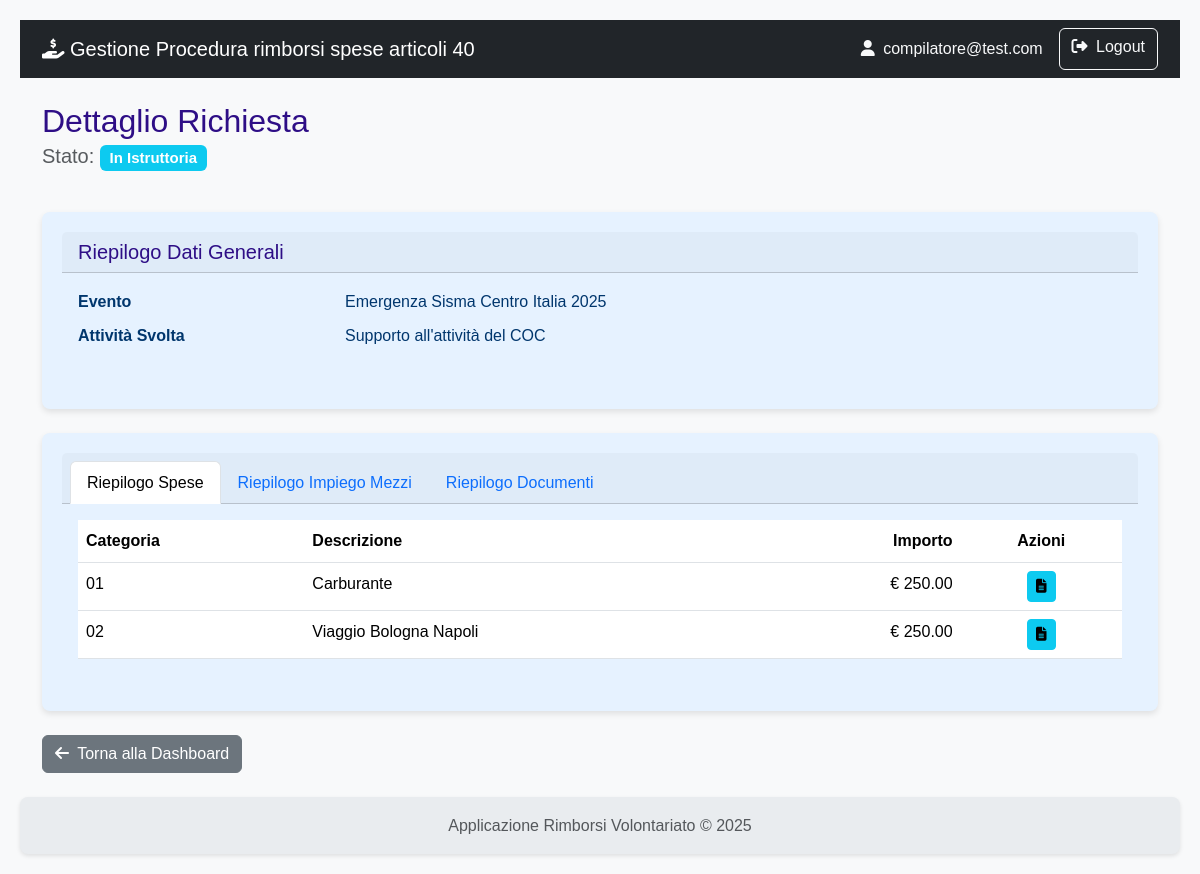
/richiesta/dettaglio/1 (signed in), run on an earlier commit of the app's database.
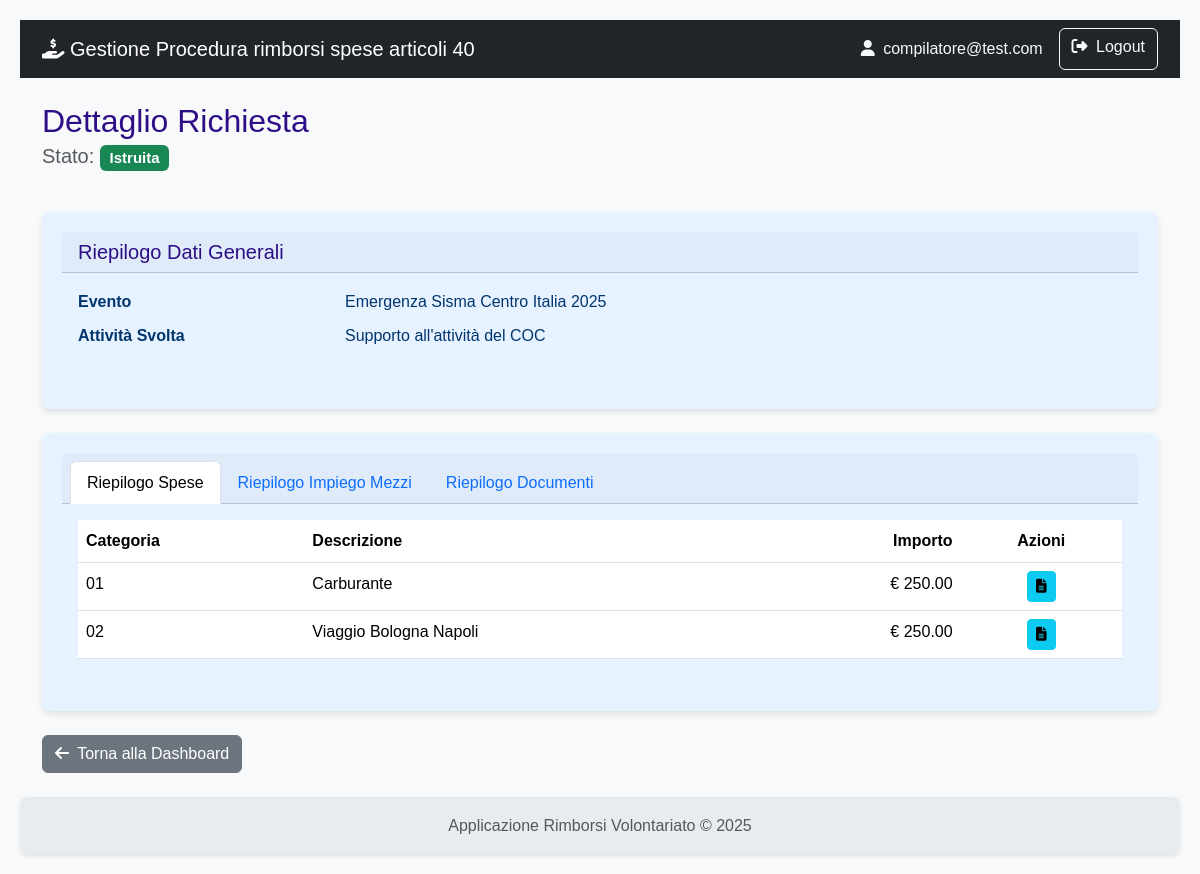
And on a later commit of the database.
### rimborsi/models.py (models this page shows)
class User(db.Model, UserMixin):
    id = db.Column(db.Integer, primary_key=True)
    username = db.Column(db.String(80), nullable=False)
    email = db.Column(db.String(120), nullable=False)
    password_hash = db.Column(db.String(120), nullable=False)
    role = db.Column(db.String(20), nullable=False)
    organizzazioni = db.relationship('Organizzazione', secondary=associazione_utente_organizzazione, back_populates='utenti_compilatori')
    __table_args__ = (
        db.UniqueConstraint('username', name='uq_user_username'),
        db.UniqueConstraint('email', name='uq_user_email'),
    )

class Evento(db.Model):
    id = db.Column(db.Integer, primary_key=True)
    protocollo_attivazione = db.Column(db.String(50), unique=True)
    nome = db.Column(db.String(100), nullable=False)
    descrizione = db.Column(db.Text)
    tipologia = db.Column(db.String(1), nullable=False)
    data_inizio = db.Column(db.Date)
    data_fine = db.Column(db.Date)
    richieste = db.relationship('Richiesta', backref='evento', lazy=True)
    __table_args__ = (db.UniqueConstraint('protocollo_attivazione', name='uq_evento_protocollo_attivazione'),)

class Richiesta(db.Model):
    id = db.Column(db.Integer, primary_key=True)
    stato = db.Column(db.String(1), default='A', nullable=False)
    esito = db.Column(db.String(1))
    attivita_svolta = db.Column(db.Text)
    data_inizio_attivita = db.Column(db.Date)
    data_fine_attivita = db.Column(db.Date)
    numero_volontari_coinvolti = db.Column(db.Integer)
    data_creazione = db.Column(db.DateTime, default=datetime.utcnow)
    data_invio = db.Column(db.DateTime)
    protocollo_invio = db.Column(db.String(50), nullable=True)
    note_istruttoria = db.Column(db.Text, nullable=True)
    data_fine_istruttoria = db.Column(db.DateTime)
    protocollo_istruttoria = db.Column(db.String(50), nullable=True)
    evento_id = db.Column(db.Integer, db.ForeignKey('evento.id'), nullable=False)
    organizzazione_id = db.Column(db.Integer, db.ForeignKey('organizzazione.id'), nullable=False)
    impieghi = db.relationship('ImpiegoMezzoAttrezzatura', backref='richiesta', lazy=True, cascade="all, delete-orphan")
    spese = db.relationship('Spesa', backref='richiesta', lazy=True, cascade="all, delete-orphan")
    __table_args__ = (
        db.UniqueConstraint('protocollo_invio', name='uq_richiesta_protocollo_invio'),
        db.UniqueConstraint('protocollo_istruttoria', name='uq_richiesta_protocollo_istruttoria'),
    )

class Spesa(db.Model):
    id = db.Column(db.Integer, primary_key=True)
    data_spesa = db.Column(db.Date, nullable=False)
    categoria = db.Column(db.String(1), nullable=False)
    descrizione_spesa = db.Column(db.String(250))
    importo_richiesto = db.Column(db.Float, nullable=False)
    importo_approvato = db.Column(db.Float)
    note_istruttoria = db.Column(db.Text)
    richiesta_id = db.Column(db.Integer, db.ForeignKey('richiesta.id'), nullable=False)
    documenti = db.relationship('DocumentoSpesa', backref='spesa', lazy=True, cascade="all, delete-orphan")
    impiego_id = db.Column(db.Integer, db.ForeignKey('impiego_mezzo_attrezzatura.id'), nullable=True)

### rimborsi/richiesta/routes.py (the view)
@richiesta_bp.route('/dettaglio/<int:richiesta_id>')
@login_required
def dettaglio_richiesta(richiesta_id):
    richiesta = Richiesta.query.get_or_404(richiesta_id)
    return render_template('richiesta/dettaglio_richiesta.html', richiesta=richiesta)

### rimborsi/models.py (called while the page is built)
    def get_tipo_documento_display(self):
        tipo = {
            'A': 'Scontrino',
            'B': 'Fattura',
            'C': 'Autorizzazione',
            'D': 'Attestazione Danno'
        }
        return tipo.get(self.tipo_documento, self.tipo_documento)

    @property
    def km_totali(self):
        if self.km_partenza is not None and self.km_arrivo is not None:
            return self.km_arrivo - self.km_partenza
        return 0

### rimborsi/templates/richiesta/dettaglio_richiesta.html (shortened to what this page needs)
{% extends 'base.html' %}
{% block content %}
    <div class="d-flex justify-content-between align-items-center mb-4">
        <div>
            <h2 class="mb-0">Dettaglio Richiesta</h2>
            <p class="lead text-muted">
                Stato:
                {% if richiesta.stato == 'A' %}
                    <span class="badge bg-warning text-dark">In Bozza</span>
                {% elif richiesta.stato == 'B' %}
                    <span class="badge bg-info">In Istruttoria</span>
                {% elif richiesta.stato == 'C' %}
                    <span class="badge bg-success">Istruita</span>
                {% endif %}
            </p>
        </div>
    </div>
    <div class="card shadow-sm mb-4">
        <div class="card-header"><h5 class="mb-0">Riepilogo Dati Generali</h5></div>
        <div class="card-body">
            <dl class="row">
                <dt class="col-sm-3">Evento</dt>
                <dd class="col-sm-9">{{ richiesta.evento.nome }}</dd>
                <dt class="col-sm-3">Attività Svolta</dt>
                <dd class="col-sm-9">{{ richiesta.attivita_svolta }}</dd>
            </dl>
        </div>
    </div>
    <div class="card shadow-sm">
        <div class="card-header">
            <ul class="nav nav-tabs card-header-tabs">
                <li class="nav-item">
                    <a class="nav-link active" data-bs-toggle="tab" href="#tab-spese">Riepilogo Spese</a>
                </li>
                <li class="nav-item">
                    <a class="nav-link" data-bs-toggle="tab" href="#tab-impieghi">Riepilogo Impiego Mezzi</a>
                </li>
                <li class="nav-item">
                    <a class="nav-link" data-bs-toggle="tab" href="#tab-documenti">Riepilogo Documenti</a>
                </li>
            </ul>
        </div>
        <div class="card-body">
            <div class="tab-content">
                <div class="tab-pane fade show active" id="tab-spese">
                    <table class="table table-hover">
                        <thead>
                            <tr>
                                <th>Categoria</th>
                                <th>Descrizione</th>
                                <th class="text-end">Importo</th>
                                <th class="text-center">Azioni</th>
                            </tr>
                        </thead>
                        <tbody>
                            {% for spesa in richiesta.spese %}
                            <tr>
                                <td>{{ spesa.categoria }}</td>
                                <td>{{ spesa.descrizione_spesa }}</td>
                                <td class="text-end">&euro; {{ "%.2f"|format(spesa.importo_richiesto) }}</td>
                                <td class="text-center">
                                    <a href="{{ url_for('richiesta.lista_documenti', spesa_id=spesa.id) }}" class="btn btn-info btn-sm">
                                        <i class="fas fa-file-alt"></i>
                                    </a>
                                </td>
                            </tr>
                            {% else %}
                            <tr><td colspan="4" class="text-center text-muted">Nessuna spesa inserita.</td></tr>
                            {% endfor %}
                        </tbody>
                    </table>
                </div>
            </div>
        </div>
    </div>
    <div class="mt-4">
        <a href="{{ url_for('main.dashboard') }}" class="btn btn-secondary">
            <i class="fas fa-arrow-left me-1"></i> Torna alla Dashboard
        </a>
    </div>
{% endblock %}

### rimborsi/templates/base.html (shortened to what this page needs)
<!doctype html>
<html lang="it" class="h-100">
<head>
    <link href="https://cdn.jsdelivr.net/npm/bootstrap@5.3.3/dist/css/bootstrap.min.css" rel="stylesheet" xintegrity="sha384-QWTKZyjpPEjISv5WaRU9OFeRpok6YctnYmDr5pNlyT2bRjXh0JMhjY6hW+ALEwIH">
    <link rel="stylesheet" href="https://cdnjs.cloudflare.com/ajax/libs/font-awesome/6.5.2/css/all.min.css" xintegrity="sha512-SnH5WK+bZxgPHs44uWIX+LLJAJ9/2PkPKZ5QiAj6Ta86w+fsb2TkcmfRyVX3pBnMFcV7oQPJkl9QevSCWr3W6A==" />
    <link rel="stylesheet" href="{{ url_for('static', filename='css/styles.css') }}">
</head>
<body>
    <nav class="navbar navbar-expand-lg navbar-dark bg-dark">
        <div class="container">
            <a class="navbar-brand" href="{{ url_for('auth.index') }}">
                <i class="fas fa-hand-holding-dollar"></i>
                Gestione Procedura rimborsi spese articoli 40
            </a>
            <div class="collapse navbar-collapse" id="navbarNav">
                <div class="d-flex ms-auto">
                    {% if current_user.is_authenticated %}
                        <span class="navbar-text me-3 text-light">
                            <i class="fas fa-user me-1"></i> {{ current_user.email }}
                        </span>
                        <a href="{{ url_for('auth.logout') }}" class="btn btn-outline-light">
                            <i class="fas fa-sign-out-alt me-1"></i> Logout
                        </a>
                    {% else %}
                        <a href="{{ url_for('auth.registrati') }}" class="btn btn-outline-light me-2">Registrati</a>
                        <a href="{{ url_for('auth.login') }}" class="btn btn-outline-light">Login</a>
                    {% endif %}
                </div>
            </div>
        </div>
    </nav>
    <main class="container my-4">
        {% block content %}{% endblock %}
    </main>
    <footer class="footer mt-auto py-3">
        <div class="container text-center">
            <span class="text-muted">Applicazione Rimborsi Volontariato &copy; 2025</span>
        </div>
    </footer>
</body>
</html>

### rimborsi/static/css/styles.css (style rules this page uses)
:root { --color-primary: #2e0e86; --color-primary-hover: #142fca; --color-text-light: #ffffff; --color-card-bg: #e6f2ff; --color-card-text: #00366d; --color-bg: #f4f4f4; --color-text-dark: #333; --color-link: #0055a4; --border-radius: 8px; --box-shadow: 0 2px 4px rgba(0, 0, 0, 0.1); --box-shadow-card: 0 3px 6px rgba(0, 0, 0, 0.1); --transition-standard: all 0.3s ease; }
body { font-family: Arial, sans-serif; background-color: var(--color-bg); color: var(--color-text-dark); margin: 0; padding: 20px; line-height: 1.6; }
h1, h2, h3, h4, h5, h6 { color: var(--color-primary); margin-top: 0; }
a { color: var(--color-link); text-decoration: none; }
.card { flex: 1; background-color: var(--color-card-bg); color: var(--color-card-text); border-radius: var(--border-radius); padding: 20px; box-shadow: var(--box-shadow-card); transition: transform 0.2s ease-in-out; border: none; }
.card-body i { transition: var(--transition-standard); }
.shadow-sm { box-shadow: var(--box-shadow-card) !important; }
.text-center { text-align: center; }
.footer { display: flex; justify-content: left; gap: 20px; background-color: var(--color-primary); padding: 15px 20px; border-radius: var(--border-radius); margin-top: 20px; box-shadow: var(--box-shadow); }

### rimborsi/templates/base.html (style rules this page uses)
body { display: flex; flex-direction: column; min-height: 100vh; background-color: #f8f9fa; }
main { flex: 1; }
.footer { background-color: #e9ecef; }

What changed in the data, as far as the page shows it:
changed Richiesta "Supporto all'attività del COC": stato "B" → "C" (drawn)
Also different on the page:
text no longer shown: "In Istruttoria"
text now shown: "Istruita"
